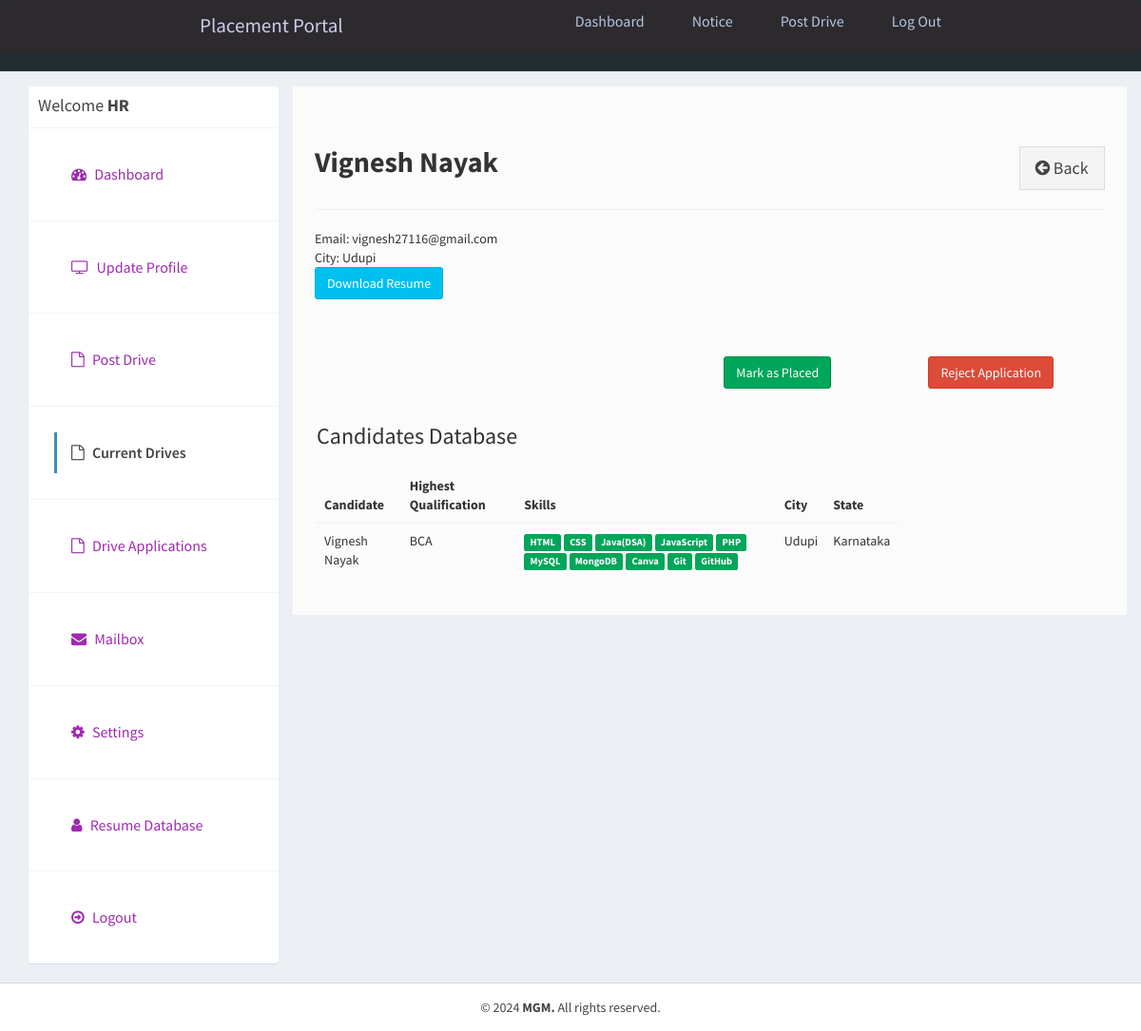
Page /company/user-application.php?id=4&id_jobpost=10 (signed in) on the committed database.
### tables this page shows
CREATE TABLE IF NOT EXISTS `users` (
  `id_user` int NOT NULL AUTO_INCREMENT,
  `firstname` varchar(255) NOT NULL,
  `lastname` varchar(255) NOT NULL,
  `email` varchar(255) NOT NULL,
  `password` varchar(255) NOT NULL,
  `address` text,
  `city` varchar(255) DEFAULT NULL,
  `state` varchar(255) DEFAULT NULL,
  `contactno` varchar(255) DEFAULT NULL,
  `qualification` varchar(255) DEFAULT NULL,
  `stream` varchar(255) DEFAULT NULL,
  `passingyear` varchar(255) DEFAULT NULL,
  `dob` varchar(255) DEFAULT NULL,
  `age` varchar(255) DEFAULT NULL,
  `designation` varchar(255) DEFAULT NULL,
  `resume` varchar(255) DEFAULT NULL,
  `hash` varchar(255) DEFAULT NULL,
  `active` int NOT NULL DEFAULT '2',
  `aboutme` text,
  `skills` text,
  `hsc` varchar(200) NOT NULL,
  `ssc` int NOT NULL,
  `ug` int NOT NULL,
  `pg` int NOT NULL,
  PRIMARY KEY (`id_user`),
  UNIQUE KEY `email` (`email`)
);

### company/user-application.php (the view, shortened to what this page needs)
<?php
require_once("../db.php");
?>
<!DOCTYPE html>
<html>
<head>
  <link rel="stylesheet" href="https://cdnjs.cloudflare.com/ajax/libs/twitter-bootstrap/3.3.7/css/bootstrap.min.css">
  <link rel="stylesheet" href="https://cdnjs.cloudflare.com/ajax/libs/font-awesome/4.7.0/css/font-awesome.min.css">
  <link rel="stylesheet" href="https://cdnjs.cloudflare.com/ajax/libs/ionicons/2.0.1/css/ionicons.min.css">
  <link rel="stylesheet" href="https://cdn.datatables.net/1.10.15/css/jquery.dataTables.min.css">
  <link rel="stylesheet" href="../css/AdminLTE.min.css">
  <link rel="stylesheet" href="../css/_all-skins.min.css">
  <link rel="stylesheet" href="../css/custom.css">
</head>
<body class="hold-transition skin-green sidebar-mini">
  <div class="wrapper">
    <?php
    include 'header.php';
    ?>
    <div class="content-wrapper" style="margin-left: 0px;">
      <section id="candidates" class="content-header">
        <div class="container">
          <div class="row">
            <div class="col-md-3">
              <div class="box box-solid">
                <div class="box-header with-border">
                  <h3 class="box-title">Welcome <b><?php echo $_SESSION['name']; ?></b></h3>
                </div>
                <div class="box-body no-padding">
                  <ul class="nav nav-pills nav-stacked">
                    <li><a href="index.php"><i class="fa fa-dashboard"></i> Dashboard</a></li>
                    <li><a href="edit-company.php"><i class="fa fa-tv"></i> Update Profile</a></li>
                    <li><a href="create-job-post.php"><i class="fa fa-file-o"></i> Post Drive</a></li>
                    <li class="active"><a href="my-job-post.php"><i class="fa fa-file-o"></i> Current Drives</a></li>
                    <li><a href="job-applications.php"><i class="fa fa-file-o"></i> Drive Applications</a></li>
                    <li><a href="mailbox.php"><i class="fa fa-envelope"></i> Mailbox</a></li>
                    <li><a href="settings.php"><i class="fa fa-gear"></i> Settings</a></li>
                    <li><a href="resume-database.php"><i class="fa fa-user"></i> Resume Database</a></li>
                    <li><a href="../logout.php"><i class="fa fa-arrow-circle-o-right"></i> Logout</a></li>
                  </ul>
                </div>
              </div>
            </div>
            <div class="col-md-9 bg-white padding-2">
              <div class="row margin-top-20">
                <div class="col-md-12">
                  <?php
                  $sql = "SELECT * FROM users WHERE id_user='$_GET[id]'";
                  $result = $conn->query($sql);
                  if ($result->num_rows > 0) {
                    while ($row = $result->fetch_assoc()) {
                  ?>
                      <div class="pull-left">
                        <h2><b><?php echo $row['firstname'] . ' ' . $row['lastname']; ?></b></h2>
                      </div>
                      <div class="pull-right">
                        <a href="job-applications.php" class="btn btn-default btn-lg btn-flat margin-top-20"><i class="fa fa-arrow-circle-left"></i> Back</a>
                      </div>
                      <div class="clearfix"></div>
                      <hr>
                      <div>
                        <?php
                        echo 'Email: ' . $row['email'];
                        echo '<br>';
                        echo 'City: ' . $row['city'];
                        echo '<br>';
                        if ($row['resume'] != "") {
                          echo '<a href="../uploads/resume/' . $row['resume'] . '" class="btn btn-info" download="Resume">Download Resume</a>';
                        }
                        echo '<br>';
                        echo '<br>';
                        echo '<br>';
                        echo '<br>';
                        ?>
                        <div class="row">
                          <div class="col-md-3 pull-right">
                            <a href="reject.php?id=<?php echo $row['id_user']; ?>&id_jobpost=<?php echo $_GET['id_jobpost']; ?>" class="btn btn-danger">Reject Application</a>
                          </div>
                          <div class="col-md-3 pull-right">
                            <a href="under-review.php?id=<?php echo $row['id_user']; ?>&id_jobpost=<?php echo $_GET['id_jobpost']; ?>" class="btn btn-success">Mark as Placed</a>
                          </div>
                        </div>
                      </div>
                  <?php
                    }
                  }
                  ?>
                </div>
                <div class="col-md-9 bg-white padding-2">
                  <h3>Candidates Database</h3>
                  <div class="row margin-top-20">
                    <div class="col-md-12">
                      <div class="box-body table-responsive no-padding">
                        <table id="example2" class="table table-hover">
                          <thead>
                            <th>Candidate</th>
                            <th>Highest Qualification</th>
                            <th>Skills</th>
                            <th>City</th>
                            <th>State</th>
                          </thead>
                          <tbody>
                            <?php
                            $sql = "SELECT * FROM users";
                            $result = $conn->query($sql);
                            if ($result->num_rows > 0) {
                              while ($row = $result->fetch_assoc()) {
                                $skills = $row['skills'];
                                $skills = explode(',', $skills);
                            ?>
                                <tr>
                                  <td><?php echo $row['firstname'] . ' ' . $row['lastname']; ?></td>
                                  <td><?php echo $row['qualification']; ?></td>
                                  <td>
                                    <?php
                                    foreach ($skills as $value) {
                                      echo ' <span class="label label-success">' . $value . '</span>';
                                    }
                                    ?>
                                  </td>
                                  <td><?php echo $row['city']; ?></td>
                                  <td><?php echo $row['state']; ?></td>
                                </tr>
                            <?php
                              }
                            }
                            ?>
                          </tbody>
                        </table>
                      </div>
                    </div>
                  </div>
                </div>
              </div>
      </section>
    </div>
    <footer class="main-footer" style="margin-left: 0px;">
      <div class="text-center">
        &copy; 2024 <strong>MGM.</strong> All rights
        reserved.
      </div>
    </footer>
  </div>
</body>
</html>

### css/custom.css (style rules this page uses)
.margin-top-20 { margin-top: 20px; }
.padding-2 { padding: 2%; }
.bg-white { background-color:#fbfbfb; margin-left: 0%; }
.box { font-size: medium; font-family: sans-serif; }
li { color: aqua; }

### company/header.php (style rules this page uses)
* { margin: 0; padding: 0; box-sizing: border-box; }
html { font-size: 62.5%; font-family: 'Roboto', sans-serif; }
li { list-style: none; }
a { text-decoration: none; }

### rows in the picture
users: firstname "Vignesh", lastname "Nayak", email "vignesh27116@gmail.com", city "Udupi", qualification "BCA", skills "HTML", skills "CSS", skills "Java(DSA)", skills "JavaScript", skills "PHP", skills "MySQL", skills "MongoDB", skills "Canva", skills "Git", skills "GitHub", state "Karnataka"

### other values in the picture
$_SESSION['name'] "HR"
